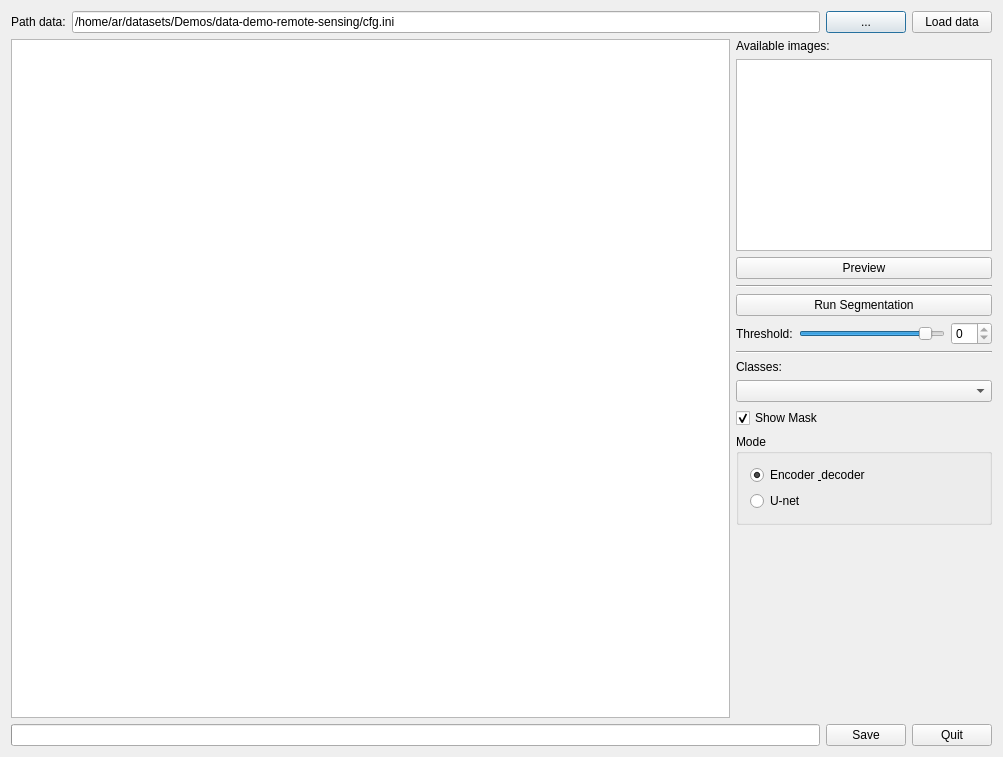
<?xml version="1.0" encoding="UTF-8"?>
<ui version="4.0">
 <class>Dialog</class>
 <widget class="QDialog" name="Dialog">
  <property name="geometry">
   <rect>
    <x>0</x>
    <y>0</y>
    <width>1003</width>
    <height>757</height>
   </rect>
  </property>
  <property name="sizePolicy">
   <sizepolicy hsizetype="Minimum" vsizetype="Preferred">
    <horstretch>0</horstretch>
    <verstretch>0</verstretch>
   </sizepolicy>
  </property>
  <property name="windowTitle">
   <string>Dialog</string>
  </property>
  <layout class="QVBoxLayout" name="verticalLayout_3">
   <item>
    <layout class="QHBoxLayout" name="horizontalLayout_2">
     <item>
      <widget class="QLabel" name="label">
       <property name="text">
        <string>Path data:</string>
       </property>
      </widget>
     </item>
     <item>
      <widget class="QLineEdit" name="lineEdit">
       <property name="text">
        <string>/home/ar/datasets/Demos/data-demo-remote-sensing/cfg.ini</string>
       </property>
      </widget>
     </item>
     <item>
      <widget class="QPushButton" name="pushButtonPath">
       <property name="text">
        <string>...</string>
       </property>
      </widget>
     </item>
     <item>
      <widget class="QPushButton" name="pushButtonLoad">
       <property name="text">
        <string>Load data</string>
       </property>
      </widget>
     </item>
    </layout>
   </item>
   <item>
    <layout class="QHBoxLayout" name="horizontalLayout_3">
     <item>
      <widget class="MyView" name="graphicsView"/>
     </item>
     <item>
      <layout class="QVBoxLayout" name="verticalLayout">
       <item>
        <widget class="QLabel" name="label_2">
         <property name="text">
          <string>Available images:</string>
         </property>
        </widget>
       </item>
       <item>
        <widget class="QListWidget" name="listWidgetImages">
         <property name="sizePolicy">
          <sizepolicy hsizetype="Minimum" vsizetype="MinimumExpanding">
           <horstretch>0</horstretch>
           <verstretch>0</verstretch>
          </sizepolicy>
         </property>
         <property name="maximumSize">
          <size>
           <width>400</width>
           <height>16777215</height>
          </size>
         </property>
        </widget>
       </item>
       <item>
        <widget class="QPushButton" name="pushButtonPreview">
         <property name="text">
          <string>Preview</string>
         </property>
        </widget>
       </item>
       <item>
        <widget class="Line" name="line_2">
         <property name="orientation">
          <enum>Qt::Horizontal</enum>
         </property>
        </widget>
       </item>
       <item>
        <widget class="QPushButton" name="pushButtonSegm">
         <property name="text">
          <string>Run Segmentation</string>
         </property>
        </widget>
       </item>
       <item>
        <layout class="QHBoxLayout" name="horizontalLayout_4">
         <item>
          <widget class="QLabel" name="label_3">
           <property name="sizePolicy">
            <sizepolicy hsizetype="Fixed" vsizetype="Preferred">
             <horstretch>0</horstretch>
             <verstretch>0</verstretch>
            </sizepolicy>
           </property>
           <property name="text">
            <string>Threshold:</string>
           </property>
          </widget>
         </item>
         <item>
          <widget class="QSlider" name="horizontalSliderThreshold">
           <property name="sizePolicy">
            <sizepolicy hsizetype="Preferred" vsizetype="Fixed">
             <horstretch>0</horstretch>
             <verstretch>0</verstretch>
            </sizepolicy>
           </property>
           <property name="value">
            <number>90</number>
           </property>
           <property name="orientation">
            <enum>Qt::Horizontal</enum>
           </property>
          </widget>
         </item>
         <item>
          <widget class="QSpinBox" name="spinBox">
           <property name="sizePolicy">
            <sizepolicy hsizetype="Fixed" vsizetype="Fixed">
             <horstretch>0</horstretch>
             <verstretch>0</verstretch>
            </sizepolicy>
           </property>
           <property name="readOnly">
            <bool>true</bool>
           </property>
          </widget>
         </item>
        </layout>
       </item>
       <item>
        <widget class="Line" name="line">
         <property name="orientation">
          <enum>Qt::Horizontal</enum>
         </property>
        </widget>
       </item>
       <item>
        <widget class="QLabel" name="label_4">
         <property name="text">
          <string>Classes:</string>
         </property>
        </widget>
       </item>
       <item>
        <widget class="QComboBox" name="comboBoxCls"/>
       </item>
       <item>
        <widget class="QCheckBox" name="checkBoxShowMask">
         <property name="text">
          <string>Show Mask</string>
         </property>
         <property name="checked">
          <bool>true</bool>
         </property>
        </widget>
       </item>
       <item>
        <widget class="QGroupBox" name="groupBox">
         <property name="title">
          <string>Mode</string>
         </property>
         <layout class="QVBoxLayout" name="verticalLayout_2">
          <item>
           <widget class="QRadioButton" name="radioButtonMitosis">
            <property name="text">
             <string>Encoder &amp; decoder</string>
            </property>
            <property name="checked">
             <bool>true</bool>
            </property>
           </widget>
          </item>
          <item>
           <widget class="QRadioButton" name="radioButtonRemoteSensing">
            <property name="text">
             <string>U-net</string>
            </property>
           </widget>
          </item>
         </layout>
        </widget>
       </item>
       <item>
        <spacer name="verticalSpacer">
         <property name="orientation">
          <enum>Qt::Vertical</enum>
         </property>
         <property name="sizeHint" stdset="0">
          <size>
           <width>20</width>
           <height>248</height>
          </size>
         </property>
        </spacer>
       </item>
      </layout>
     </item>
    </layout>
   </item>
   <item>
    <layout class="QHBoxLayout" name="horizontalLayout">
     <item>
      <widget class="QProgressBar" name="progressBar">
       <property name="maximum">
        <number>1</number>
       </property>
       <property name="value">
        <number>-1</number>
       </property>
      </widget>
     </item>
     <item>
      <widget class="QPushButton" name="pushButtonTest">
       <property name="text">
        <string>Save</string>
       </property>
      </widget>
     </item>
     <item>
      <widget class="QPushButton" name="pushButtonQuit">
       <property name="text">
        <string>Quit</string>
       </property>
      </widget>
     </item>
    </layout>
   </item>
  </layout>
 </widget>
 <layoutdefault spacing="6" margin="11"/>
 <customwidgets>
  <customwidget>
   <class>MyView</class>
   <extends>QGraphicsView</extends>
   <header>myview.h</header>
  </customwidget>
 </customwidgets>
 <resources/>
 <connections>
  <connection>
   <sender>pushButtonQuit</sender>
   <signal>clicked()</signal>
   <receiver>Dialog</receiver>
   <slot>accept()</slot>
   <hints>
    <hint type="sourcelabel">
     <x>880</x>
     <y>697</y>
    </hint>
    <hint type="destinationlabel">
     <x>336</x>
     <y>231</y>
    </hint>
   </hints>
  </connection>
  <connection>
   <sender>horizontalSliderThreshold</sender>
   <signal>valueChanged(int)</signal>
   <receiver>spinBox</receiver>
   <slot>setValue(int)</slot>
   <hints>
    <hint type="sourcelabel">
     <x>814</x>
     <y>404</y>
    </hint>
    <hint type="destinationlabel">
     <x>900</x>
     <y>402</y>
    </hint>
   </hints>
  </connection>
  <connection>
   <sender>horizontalSliderThreshold</sender>
   <signal>actionTriggered(int)</signal>
   <receiver>spinBox</receiver>
   <slot>setValue(int)</slot>
   <hints>
    <hint type="sourcelabel">
     <x>827</x>
     <y>390</y>
    </hint>
    <hint type="destinationlabel">
     <x>898</x>
     <y>391</y>
    </hint>
   </hints>
  </connection>
 </connections>
</ui>
